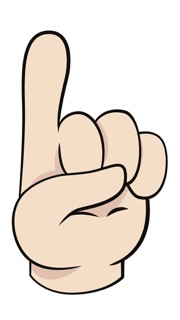
#> input picture finger_images/1.jpeg, 180 x 320 px; its folder holds 4 pictures in this run
$ python mirror_image.py
#> lines starting #> are read from the running program, lines starting #| are printed output that depends on the picture
import os
import cv2


folder_path = "finger_images"
my_list = os.listdir(folder_path)
output_path = "finger_images_right"

for img_path in my_list:
    # Завантажте ваше зображення
    img = cv2.imread(f"{folder_path}/{img_path}")
#> img is the input picture: shape (320, 180, 3); mean B, G, R 218.7, 227.7, 236.6

    # Відобразіть зображення дзеркально
    mirrored_img = cv2.flip(img, 1)
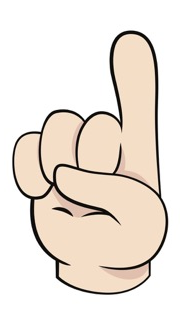
#> mirrored_img: shape (320, 180, 3); mean B, G, R 218.7, 227.7, 236.6

    # Збережіть дзеркальне зображення
    new_output_path = f"{output_path}//{img_path}"
    cv2.imwrite(new_output_path, mirrored_img)
    print(f'Mirrored image saved at: {new_output_path}')
#> pass 2 of the loop `for img_path in my_list:`:
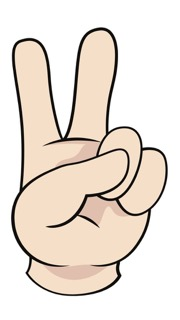
#> input picture finger_images/2.jpeg, 180 x 320 px
#> img is the input picture: shape (320, 180, 3); mean B, G, R 216.2, 225.5, 235
#> `mirrored_img = cv2.flip(img, 1)`:
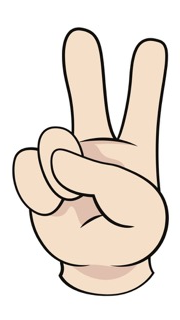
#> mirrored_img: shape (320, 180, 3); mean B, G, R 216.2, 225.5, 235
#> pass 3 of the loop `for img_path in my_list:`:
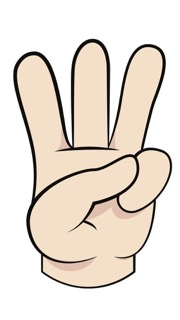
#> input picture finger_images/3.jpeg, 180 x 320 px
#> img is the input picture: shape (320, 180, 3); mean B, G, R 215.2, 224.7, 233.3
#> `mirrored_img = cv2.flip(img, 1)`:
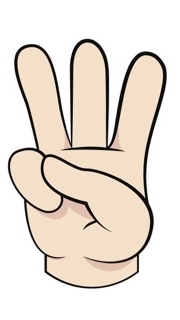
#> mirrored_img: shape (320, 180, 3); mean B, G, R 215.2, 224.7, 233.3
#> the loop made 4 passes; the first 3 are shown


"""
import cv2

# Завантажте ваше зображення
image_path = 'finger_images/1.jpeg'
img = cv2.imread(image_path)

# Відобразіть зображення дзеркально
mirrored_img = cv2.flip(img, 1)

# Відобразіть оригінальне та дзеркальне зображення поруч
cv2.imshow('Original Image', img)
cv2.imshow('Mirrored Image', mirrored_img)

# Збережіть дзеркальне зображення
output_path = 'finger_images_right/1.jpeg'
cv2.imwrite(output_path, mirrored_img)
print(f'Mirrored image saved at: {output_path}')

# # Зачекайте, доки користувач не натисне клавішу для закриття вікна
cv2.waitKey(0)
cv2.destroyAllWindows()
"""
